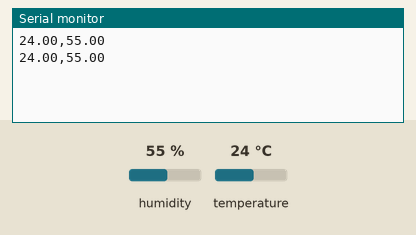
This sketch was run on a simulated Arduino Uno, built with avr-gcc and run on an emulated ATmega328P. Shown: the last lines printed to the serial monitor. The inputs (shaded band) are chosen by the test bench; at power-on: humidity 55 %, temperature 24 °C.

Above: at 4.8 s.
4.9 s: humidity set to 22 %
At 6.9 s:
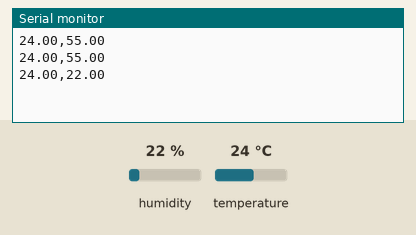
7.9 s: temperature set to 12 °C
At 9.3 s:
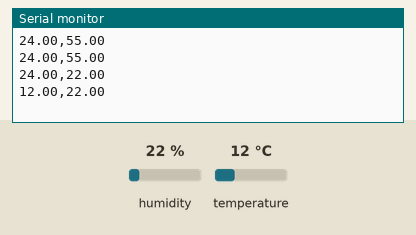
10.9 s: humidity set to 40 %
At 12.9 s:
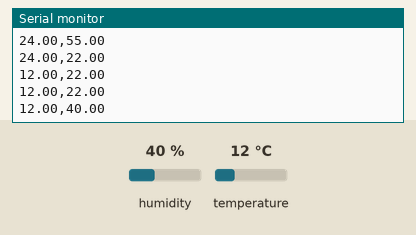
Timing chart, 0 to 14.4 s (numbered marks = the images above; inputs shaded):
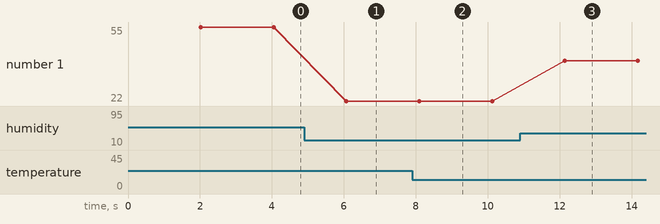

Measured:
- after the input at 4.9 s, the serial monitor: prints a new line after 1.2 s (image 1)
- after the input at 7.9 s, the serial monitor: prints a new line after 0.20 s (image 2)
- after the input at 10.9 s, the serial monitor: prints a new line after 1.2 s (image 3)
- plotted number 1: 55 → 22 after the input at 4.9 s, 22 → 40 after the input at 10.9 s

The sketch:

designproject2.ino
```cpp
#include <DHT.h>

#define DHTPIN 3     // Pin where the DHT11 is connected
#define DHTTYPE DHT11   // DHT 11
DHT dht(DHTPIN, DHTTYPE);

void setup() {
  Serial.begin(9600);
  dht.begin();
}

void loop() {
  delay(2000); // Wait a few seconds between measurements

  float temperature = dht.readTemperature();
  float humidity = dht.readHumidity();

  if (isnan(temperature) || isnan(humidity)) {
    Serial.println("Failed to read from DHT sensor!");
    return;
  }

  // Send temperature and humidity in the format "temp,humidity"
  Serial.print(temperature);
  Serial.print(",");
  Serial.println(humidity);
}
```
